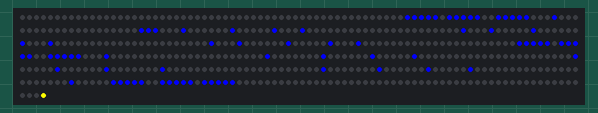
A sketch run on a simulated Arduino Uno, built with avr-gcc and run on an emulated ATmega328P. Parts: 484 RGB LEDs in strip order, left to right, continuing on the next row.

Above: at 2.1 s.

The sketch:

1559.ino
```cpp
#include <FastLED.h>
#define NUM_LEDS 484
#define DATA_PIN 8
CRGB leds[NUM_LEDS];
void setup() {
  FastLED.addLeds<NEOPIXEL, DATA_PIN>(leds, NUM_LEDS);

}

void loop() {
  oneFive59(0, 0, 255, 0);
  //zeroAnd44(0, 0, 255);
}

void oneFive59(int r, int g, int b, int d)
{
  //1
  leds[76] = CRGB(r, g, b);
  leds[97] = CRGB(r, g, b);
  leds[98] = CRGB(r, g, b);
  leds[99] = CRGB(r, g, b);
  leds[164] = CRGB(r, g, b);
  leds[187] = CRGB(r, g, b);
  leds[252] = CRGB(r, g, b);
  leds[275] = CRGB(r, g, b);
  leds[340] = CRGB(r, g, b);
  leds[363] = CRGB(r, g, b);
  leds[428] = CRGB(r, g, b);
  leds[427] = CRGB(r, g, b);
  leds[426] = CRGB(r, g, b);
  leds[429] = CRGB(r, g, b);
  leds[430] = CRGB(r, g, b);
  //5
  leds[72] = CRGB(r, g, b);
  leds[71] = CRGB(r, g, b);
  leds[70] = CRGB(r, g, b);
  leds[69] = CRGB(r, g, b);
  leds[68] = CRGB(r, g, b);
  leds[103] = CRGB(r, g, b);
  leds[160] = CRGB(r, g, b);
  leds[191] = CRGB(r, g, b);
  leds[248] = CRGB(r, g, b);
  leds[247] = CRGB(r, g, b);
  leds[246] = CRGB(r, g, b);
  leds[245] = CRGB(r, g, b);
  leds[244] = CRGB(r, g, b);
  leds[283] = CRGB(r, g, b);
  leds[332] = CRGB(r, g, b);
  leds[371] = CRGB(r, g, b);
  leds[420] = CRGB(r, g, b);
  leds[424] = CRGB(r, g, b);
  leds[423] = CRGB(r, g, b);
  leds[422] = CRGB(r, g, b);
  leds[421] = CRGB(r, g, b);
  //5
  leds[65] = CRGB(r, g, b);
  leds[64] = CRGB(r, g, b);
  leds[63] = CRGB(r, g, b);
  leds[62] = CRGB(r, g, b);
  leds[61] = CRGB(r, g, b);
  leds[110] = CRGB(r, g, b);
  leds[153] = CRGB(r, g, b);
  leds[198] = CRGB(r, g, b);
  leds[241] = CRGB(r, g, b);
  leds[240] = CRGB(r, g, b);
  leds[239] = CRGB(r, g, b);
  leds[238] = CRGB(r, g, b);
  leds[237] = CRGB(r, g, b);
  leds[290] = CRGB(r, g, b);
  leds[325] = CRGB(r, g, b);
  leds[378] = CRGB(r, g, b);
  leds[413] = CRGB(r, g, b);
  leds[417] = CRGB(r, g, b);
  leds[416] = CRGB(r, g, b);
  leds[415] = CRGB(r, g, b);
  leds[414] = CRGB(r, g, b);
  //9
  leds[59] = CRGB(r, g, b);
  leds[58] = CRGB(r, g, b);
  leds[57] = CRGB(r, g, b);
  leds[56] = CRGB(r, g, b);
  leds[55] = CRGB(r, g, b);
  leds[235] = CRGB(r, g, b);
  leds[234] = CRGB(r, g, b);
  leds[233] = CRGB(r, g, b);
  leds[232] = CRGB(r, g, b);
  leds[231] = CRGB(r, g, b);
  leds[116] = CRGB(r, g, b);
  leds[147] = CRGB(r, g, b);
  leds[204] = CRGB(r, g, b);
  leds[120] = CRGB(r, g, b);
  leds[143] = CRGB(r, g, b);
  leds[208] = CRGB(r, g, b);
  leds[296] = CRGB(r, g, b);
  leds[319] = CRGB(r, g, b);
  leds[384] = CRGB(r, g, b);
  leds[407] = CRGB(r, g, b);
  FastLED.show();
  while(true)
  {
for(int i = 0; i <= 43; i++)
{
  leds[i] = CRGB::Yellow;
  FastLED.show();
  delay(d);
  leds[i - 1] = CRGB::Black;
  FastLED.show();
  delay(d);
}
//Vertical right
  leds[44] = CRGB::Yellow; //44
  FastLED.show();
  delay(d);
  leds[43] = CRGB::Black;
  FastLED.show();
  delay(d);

  leds[131] = CRGB::Yellow; //131
  FastLED.show();
  delay(d);
  leds[44] = CRGB::Black;
  FastLED.show();
  delay(d);

  leds[132] = CRGB::Yellow; //132
  FastLED.show();
  delay(d);
  leds[131] = CRGB::Black;
  FastLED.show();
  delay(d);

  leds[219] = CRGB::Yellow; //219
  FastLED.show();
  delay(d);
  leds[132] = CRGB::Black;
  FastLED.show();
  delay(d);

  leds[220] = CRGB::Yellow; //220
  FastLED.show();
  delay(d);
  leds[219] = CRGB::Black;
  FastLED.show();
  delay(d);

  leds[307] = CRGB::Yellow; //307
  FastLED.show();
  delay(d);
  leds[220] = CRGB::Black;
  FastLED.show();
  delay(d);

  leds[308] = CRGB::Yellow; //308
  FastLED.show();
  delay(d);
  leds[307] = CRGB::Black;
  FastLED.show();
  delay(d);

  leds[395] = CRGB::Yellow; //395
  FastLED.show();
  delay(d);
  leds[308] = CRGB::Black;
  FastLED.show();
  delay(d);

  leds[396] = CRGB::Yellow; //396
  FastLED.show();
  delay(d);
  leds[395] = CRGB::Black;
  FastLED.show();
  delay(d);

  leds[483] = CRGB::Yellow; //483
  FastLED.show();
  delay(d);
  leds[396] = CRGB::Black;
  FastLED.show();
  delay(d);
  leds[483] = CRGB::Black;

  //Bottom
for(int i = 483; i >= 439; i--)
{
  leds[i] = CRGB::Yellow;
  FastLED.show();
  delay(d);
  leds[i + 1] = CRGB::Black;
  FastLED.show();
  delay(d);
}
//Vertical left
  leds[440] = CRGB::Yellow;
  FastLED.show();
  delay(d);
  leds[439] = CRGB::Black;
  FastLED.show();
  delay(d);

  leds[351] = CRGB::Yellow;
  FastLED.show();
  delay(d);
  leds[440] = CRGB::Black;
  FastLED.show();
  delay(d);

  leds[352] = CRGB::Yellow;
  FastLED.show();
  delay(d);
  leds[351] = CRGB::Black;
  FastLED.show();
  delay(d);

  leds[263] = CRGB::Yellow;
  FastLED.show();
  delay(d);
  leds[352] = CRGB::Black;
  FastLED.show();
  delay(d);

  leds[264] = CRGB::Yellow;
  FastLED.show();
  delay(d);
  leds[263] = CRGB::Black;
  FastLED.show();
  delay(d);

  leds[175] = CRGB::Yellow;
  FastLED.show();
  delay(d);
  leds[264] = CRGB::Black;
  FastLED.show();
  delay(d);

  leds[176] = CRGB::Yellow;
  FastLED.show();
  delay(d);
  leds[175] = CRGB::Black;
  FastLED.show();
  delay(d);

  leds[87] = CRGB::Yellow;
  FastLED.show();
  delay(d);
  leds[176] = CRGB::Black;
  FastLED.show();
  delay(d);

  leds[88] = CRGB::Yellow;
  FastLED.show();
  delay(d);
  leds[87] = CRGB::Black;
  FastLED.show();
  delay(d);
  leds[88] = CRGB::Black;
 }
}

void zeroAnd44(int r, int g, int b)
{
  leds[0] = CRGB(r, g, b);
  leds[44] = CRGB(r, g, b);
  FastLED.show();

}
```
